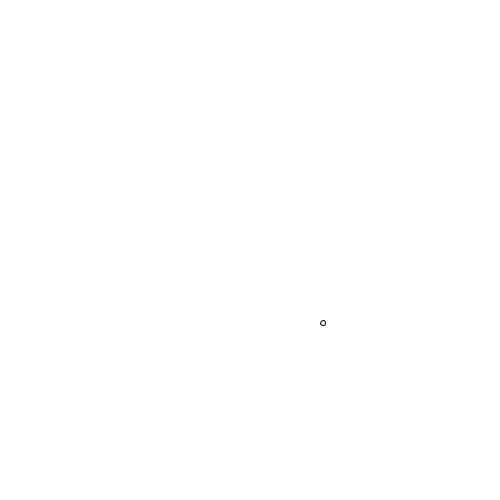
Frame 1 (no input)
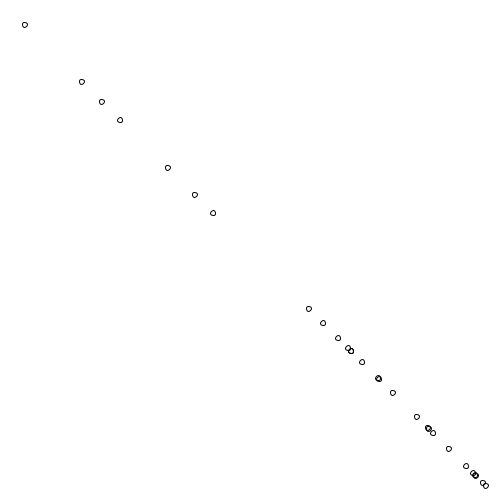
Frame 60 (the mouse pressed at the canvas centre just before this capture)
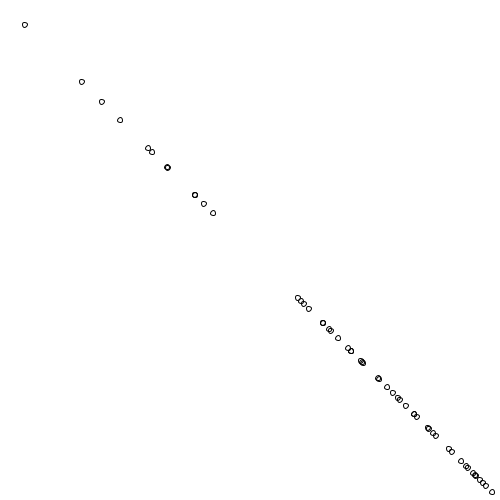
Frame 120 (the mouse held since frame 60 and released just before this capture)

The Processing sketch that drew these frames (run headless with seeded random() and noise(); from frame 60 on, the mouse is pressed at the canvas centre):

// Processing sketch: customdistribution_positive
// ── customdistribution_positive.pde
int i = 0;

void setup() {
  size (500,500);
  background(255);
}

void draw() {
  float r1 = random(0,500);
  float r2 = random(0,500);
  
  if (r2 < r1) {
     fill(1,1);
     ellipse(r1,r1,5,5);
     i++;
     print(i + ", ");
     
     if (i == 100) {
       noLoop();
     }
  } else {
     return;
  }

}
